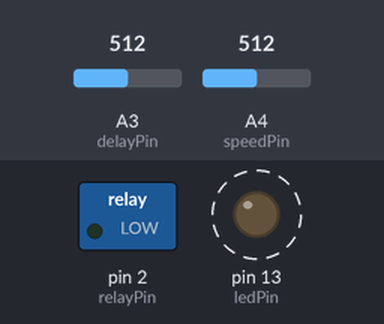
The sketch below on a simulated Arduino Uno, built with avr-gcc and run on an emulated ATmega328P. Shown: switched loads named in the sketch (green lamp = pin HIGH), output pins drawn as LEDs (lit = HIGH). Dashed ring = blinking. Inputs (shaded band) come from the test bench; at power-on: A4 (speedPin) = 512, A3 (delayPin) = 512.

Above: at 1.8 s.
1.9 s: A4 (speedPin) set to 122
At 2.74 s:
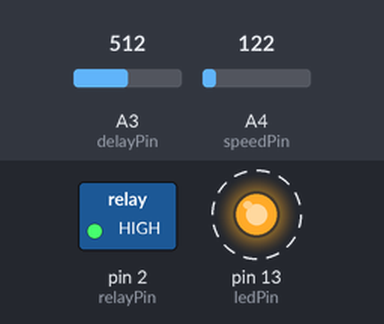
5.4 s: A3 (delayPin) set to 122
At 6.15 s:
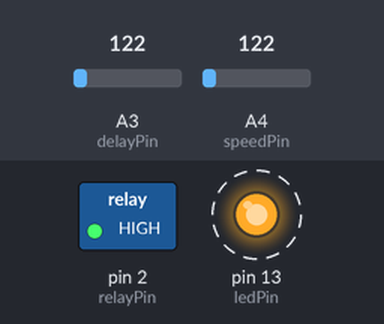
8.9 s: A4 (speedPin) set to 0
At 9.3 s:
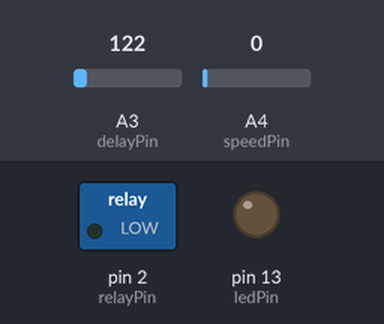
10.4 s: A4 (speedPin) set to 511
At 10.9 s:
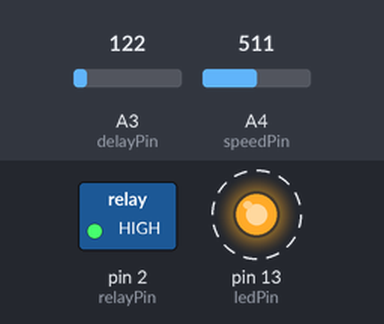
13.9 s: A3 (delayPin) set to 900
Timing chart, 0 to 18.4 s (numbered marks = the images above; inputs shaded):
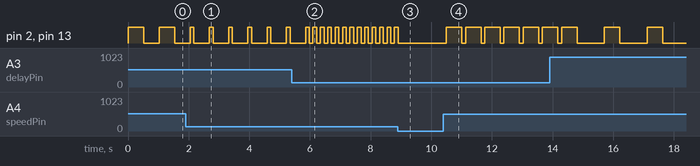

The sketch:

relais_control.ino
```cpp
const byte speedPin = 4;
const byte delayPin = 3;
const byte relayPin = 2;

int ledPin = 13;

int speedPinStatus;
int delayPinStatus;

void setup() {
  // put your setup code here, to run once:
  pinMode(speedPin, INPUT);
  pinMode(delayPin, INPUT);
  pinMode(relayPin, OUTPUT);

  pinMode(ledPin, OUTPUT);

  Serial.begin(9600);
}

void loop() {
  // put your main code here, to run repeatedly:

 speedPinStatus=analogRead(speedPin);
 delayPinStatus=analogRead(delayPin);


 digitalWrite(ledPin, HIGH);  // turn the ledPin on
 digitalWrite(relayPin, HIGH);  // turn the ledPin on
 delay(speedPinStatus);

 digitalWrite(ledPin, LOW);
 digitalWrite(relayPin, LOW);
 delay(delayPinStatus);


}
```

Measured:
- after the input at 1.9 s, pin 2 (relayPin), pin 13 (ledPin): alternates HIGH for 0.12 s and LOW for 0.51 s, starting after 0.27 s
- after the input at 5.4 s, pin 2 (relayPin), pin 13 (ledPin): alternates HIGH for 0.12 s and LOW for 0.12 s, starting after 0.70 s
- after the input at 8.9 s, pin 2 (relayPin), pin 13 (ledPin): goes on until 8.9 s, then stays LOW
- after the input at 10.4 s, pin 2 (relayPin), pin 13 (ledPin): alternates HIGH for 0.51 s and LOW for 0.12 s, starting after 0.10 s
- by itself, pin 2 (relayPin), pin 13 (ledPin): alternates HIGH for 0.51 s and LOW for 0.51 s
